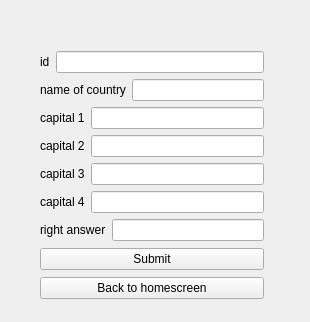
<?xml version="1.0" encoding="UTF-8"?>
<ui version="4.0">
 <class>enterthedataindb</class>
 <widget class="QWidget" name="enterthedataindb">
  <property name="geometry">
   <rect>
    <x>0</x>
    <y>0</y>
    <width>310</width>
    <height>322</height>
   </rect>
  </property>
  <property name="windowTitle">
   <string>Form</string>
  </property>
  <widget class="QWidget" name="">
   <property name="geometry">
    <rect>
     <x>40</x>
     <y>50</y>
     <width>224</width>
     <height>252</height>
    </rect>
   </property>
   <layout class="QVBoxLayout" name="verticalLayout_2">
    <item>
     <layout class="QVBoxLayout" name="verticalLayout">
      <item>
       <layout class="QHBoxLayout" name="horizontalLayout">
        <item>
         <widget class="QLabel" name="label">
          <property name="text">
           <string>id</string>
          </property>
         </widget>
        </item>
        <item>
         <widget class="QLineEdit" name="id"/>
        </item>
       </layout>
      </item>
      <item>
       <layout class="QHBoxLayout" name="horizontalLayout_2">
        <item>
         <widget class="QLabel" name="label_6">
          <property name="text">
           <string>name of country</string>
          </property>
         </widget>
        </item>
        <item>
         <widget class="QLineEdit" name="nameofcountry"/>
        </item>
       </layout>
      </item>
      <item>
       <layout class="QHBoxLayout" name="horizontalLayout_3">
        <item>
         <widget class="QLabel" name="label_2">
          <property name="text">
           <string>capital 1</string>
          </property>
         </widget>
        </item>
        <item>
         <widget class="QLineEdit" name="capital1"/>
        </item>
       </layout>
      </item>
      <item>
       <layout class="QHBoxLayout" name="horizontalLayout_4">
        <item>
         <widget class="QLabel" name="label_5">
          <property name="text">
           <string>capital 2</string>
          </property>
         </widget>
        </item>
        <item>
         <widget class="QLineEdit" name="capital2"/>
        </item>
       </layout>
      </item>
      <item>
       <layout class="QHBoxLayout" name="horizontalLayout_5">
        <item>
         <widget class="QLabel" name="label_4">
          <property name="text">
           <string>capital 3</string>
          </property>
         </widget>
        </item>
        <item>
         <widget class="QLineEdit" name="capital3"/>
        </item>
       </layout>
      </item>
      <item>
       <layout class="QHBoxLayout" name="horizontalLayout_6">
        <item>
         <widget class="QLabel" name="label_3">
          <property name="text">
           <string>capital 4</string>
          </property>
         </widget>
        </item>
        <item>
         <widget class="QLineEdit" name="capital4"/>
        </item>
       </layout>
      </item>
      <item>
       <layout class="QHBoxLayout" name="horizontalLayout_7">
        <item>
         <widget class="QLabel" name="label_7">
          <property name="text">
           <string>right answer</string>
          </property>
         </widget>
        </item>
        <item>
         <widget class="QLineEdit" name="rightcapital"/>
        </item>
       </layout>
      </item>
     </layout>
    </item>
    <item>
     <widget class="QPushButton" name="submittodb">
      <property name="text">
       <string>Submit</string>
      </property>
     </widget>
    </item>
    <item>
     <widget class="QPushButton" name="pushButton">
      <property name="text">
       <string>Back to homescreen</string>
      </property>
     </widget>
    </item>
   </layout>
  </widget>
 </widget>
 <resources/>
 <connections>
  <connection>
   <sender>pushButton</sender>
   <signal>clicked()</signal>
   <receiver>enterthedataindb</receiver>
   <slot>close()</slot>
   <hints>
    <hint type="sourcelabel">
     <x>260</x>
     <y>271</y>
    </hint>
    <hint type="destinationlabel">
     <x>199</x>
     <y>160</y>
    </hint>
   </hints>
  </connection>
 </connections>
</ui>
